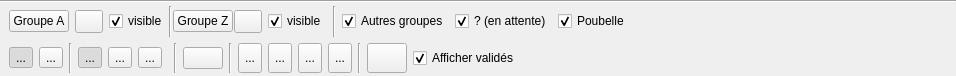
<?xml version="1.0" encoding="UTF-8"?>
<ui version="4.0">
 <class>ONF_ActionModifyVoxelSegmentationOptions</class>
 <widget class="QWidget" name="ONF_ActionModifyVoxelSegmentationOptions">
  <property name="geometry">
   <rect>
    <x>0</x>
    <y>0</y>
    <width>956</width>
    <height>76</height>
   </rect>
  </property>
  <property name="minimumSize">
   <size>
    <width>468</width>
    <height>0</height>
   </size>
  </property>
  <property name="windowTitle">
   <string>Sélection</string>
  </property>
  <layout class="QVBoxLayout" name="verticalLayout">
   <property name="spacing">
    <number>0</number>
   </property>
   <property name="leftMargin">
    <number>0</number>
   </property>
   <property name="topMargin">
    <number>0</number>
   </property>
   <property name="rightMargin">
    <number>0</number>
   </property>
   <property name="bottomMargin">
    <number>0</number>
   </property>
   <item>
    <widget class="Line" name="line_4">
     <property name="orientation">
      <enum>Qt::Horizontal</enum>
     </property>
    </widget>
   </item>
   <item>
    <widget class="QWidget" name="widget_2" native="true">
     <layout class="QHBoxLayout" name="horizontalLayout">
      <property name="topMargin">
       <number>3</number>
      </property>
      <property name="bottomMargin">
       <number>3</number>
      </property>
      <item>
       <widget class="QWidget" name="widget_5" native="true">
        <layout class="QHBoxLayout" name="horizontalLayout_5">
         <property name="spacing">
          <number>1</number>
         </property>
         <property name="leftMargin">
          <number>0</number>
         </property>
         <property name="topMargin">
          <number>0</number>
         </property>
         <property name="rightMargin">
          <number>0</number>
         </property>
         <property name="bottomMargin">
          <number>0</number>
         </property>
         <item>
          <widget class="QPushButton" name="pb_SetSceneA">
           <property name="sizePolicy">
            <sizepolicy hsizetype="Minimum" vsizetype="Fixed">
             <horstretch>0</horstretch>
             <verstretch>0</verstretch>
            </sizepolicy>
           </property>
           <property name="maximumSize">
            <size>
             <width>60</width>
             <height>16777215</height>
            </size>
           </property>
           <property name="text">
            <string>Groupe A</string>
           </property>
          </widget>
         </item>
        </layout>
       </widget>
      </item>
      <item>
       <widget class="QPushButton" name="pb_ColorA">
        <property name="maximumSize">
         <size>
          <width>28</width>
          <height>23</height>
         </size>
        </property>
        <property name="text">
         <string/>
        </property>
        <property name="icon">
         <iconset resource="../../../../computreev3/pluginbase/resource.qrc">
          <normaloff>:/icons/triple-color-icon.png</normaloff>:/icons/triple-color-icon.png</iconset>
        </property>
       </widget>
      </item>
      <item>
       <widget class="QWidget" name="widget_6" native="true">
        <layout class="QHBoxLayout" name="horizontalLayout_6">
         <property name="spacing">
          <number>1</number>
         </property>
         <property name="leftMargin">
          <number>0</number>
         </property>
         <property name="topMargin">
          <number>0</number>
         </property>
         <property name="rightMargin">
          <number>0</number>
         </property>
         <property name="bottomMargin">
          <number>0</number>
         </property>
         <item>
          <widget class="QCheckBox" name="cb_Avisible">
           <property name="text">
            <string>visible</string>
           </property>
           <property name="checked">
            <bool>true</bool>
           </property>
          </widget>
         </item>
         <item>
          <widget class="Line" name="line_8">
           <property name="orientation">
            <enum>Qt::Vertical</enum>
           </property>
          </widget>
         </item>
         <item>
          <widget class="QPushButton" name="pb_SetSceneB">
           <property name="maximumSize">
            <size>
             <width>60</width>
             <height>16777215</height>
            </size>
           </property>
           <property name="text">
            <string>Groupe Z</string>
           </property>
          </widget>
         </item>
         <item>
          <widget class="QPushButton" name="pb_ColorB">
           <property name="maximumSize">
            <size>
             <width>28</width>
             <height>23</height>
            </size>
           </property>
           <property name="text">
            <string/>
           </property>
           <property name="icon">
            <iconset resource="../../../../computreev3/pluginbase/resource.qrc">
             <normaloff>:/icons/triple-color-icon.png</normaloff>:/icons/triple-color-icon.png</iconset>
           </property>
          </widget>
         </item>
        </layout>
       </widget>
      </item>
      <item>
       <widget class="QWidget" name="wid_sceneMode" native="true">
        <layout class="QHBoxLayout" name="horizontalLayout_3">
         <property name="leftMargin">
          <number>0</number>
         </property>
         <property name="topMargin">
          <number>0</number>
         </property>
         <property name="rightMargin">
          <number>0</number>
         </property>
         <property name="bottomMargin">
          <number>0</number>
         </property>
         <item>
          <widget class="QCheckBox" name="cb_Bvisible">
           <property name="text">
            <string>visible</string>
           </property>
           <property name="checked">
            <bool>true</bool>
           </property>
          </widget>
         </item>
         <item>
          <widget class="Line" name="line_3">
           <property name="orientation">
            <enum>Qt::Vertical</enum>
           </property>
          </widget>
         </item>
         <item>
          <widget class="QWidget" name="widget_4" native="true">
           <layout class="QHBoxLayout" name="horizontalLayout_8">
            <property name="leftMargin">
             <number>0</number>
            </property>
            <property name="topMargin">
             <number>0</number>
            </property>
            <property name="rightMargin">
             <number>0</number>
            </property>
            <property name="bottomMargin">
             <number>0</number>
            </property>
            <item>
             <widget class="QCheckBox" name="cb_othersVisible">
              <property name="text">
               <string>Autres groupes</string>
              </property>
              <property name="checked">
               <bool>true</bool>
              </property>
             </widget>
            </item>
            <item>
             <widget class="QCheckBox" name="cb_tmpVisible">
              <property name="text">
               <string>? (en attente)</string>
              </property>
              <property name="checked">
               <bool>true</bool>
              </property>
             </widget>
            </item>
            <item>
             <widget class="QCheckBox" name="cb_trashVisible">
              <property name="text">
               <string>Poubelle</string>
              </property>
              <property name="checked">
               <bool>true</bool>
              </property>
             </widget>
            </item>
           </layout>
          </widget>
         </item>
        </layout>
       </widget>
      </item>
      <item>
       <spacer name="horizontalSpacer_2">
        <property name="orientation">
         <enum>Qt::Horizontal</enum>
        </property>
        <property name="sizeHint" stdset="0">
         <size>
          <width>40</width>
          <height>20</height>
         </size>
        </property>
       </spacer>
      </item>
     </layout>
    </widget>
   </item>
   <item>
    <widget class="QWidget" name="widget" native="true">
     <layout class="QHBoxLayout" name="horizontalLayout_2">
      <property name="topMargin">
       <number>3</number>
      </property>
      <property name="bottomMargin">
       <number>3</number>
      </property>
      <item>
       <widget class="QWidget" name="widget_3" native="true">
        <layout class="QHBoxLayout" name="horizontalLayout_4">
         <property name="leftMargin">
          <number>0</number>
         </property>
         <property name="topMargin">
          <number>0</number>
         </property>
         <property name="rightMargin">
          <number>0</number>
         </property>
         <property name="bottomMargin">
          <number>0</number>
         </property>
         <item>
          <widget class="QToolButton" name="toolButtonSelectOne">
           <property name="toolTip">
            <string>Sélectionner un élément</string>
           </property>
           <property name="text">
            <string>...</string>
           </property>
           <property name="icon">
            <iconset resource="../../../../computreev3/pluginbase/resource.qrc">
             <normaloff>:/icons/cursor.png</normaloff>
             <normalon>:/icons/cursor_checked.png</normalon>:/icons/cursor.png</iconset>
           </property>
           <property name="iconSize">
            <size>
             <width>24</width>
             <height>24</height>
            </size>
           </property>
           <property name="checkable">
            <bool>true</bool>
           </property>
           <property name="checked">
            <bool>true</bool>
           </property>
           <attribute name="buttonGroup">
            <string notr="true">buttonGroupSelection</string>
           </attribute>
          </widget>
         </item>
         <item>
          <widget class="QToolButton" name="toolButtonSelectMulti">
           <property name="toolTip">
            <string>Sélectionner de multiple éléments</string>
           </property>
           <property name="text">
            <string>...</string>
           </property>
           <property name="icon">
            <iconset resource="../../../../computreev3/pluginbase/resource.qrc">
             <normaloff>:/icons/cursor_multi.png</normaloff>
             <normalon>:/icons/cursor_multi_Checked.png</normalon>:/icons/cursor_multi.png</iconset>
           </property>
           <property name="iconSize">
            <size>
             <width>24</width>
             <height>24</height>
            </size>
           </property>
           <property name="checkable">
            <bool>true</bool>
           </property>
           <attribute name="buttonGroup">
            <string notr="true">buttonGroupSelection</string>
           </attribute>
          </widget>
         </item>
         <item>
          <widget class="Line" name="line_2">
           <property name="orientation">
            <enum>Qt::Vertical</enum>
           </property>
          </widget>
         </item>
         <item>
          <widget class="QToolButton" name="toolButtonReplaceMode">
           <property name="toolTip">
            <string>Remplacer la séléction</string>
           </property>
           <property name="text">
            <string>...</string>
           </property>
           <property name="icon">
            <iconset resource="../../../../computreev3/pluginbase/resource.qrc">
             <normaloff>:/icons/select_replaceMode.png</normaloff>
             <normalon>:/icons/select_replaceMode_checked.png</normalon>:/icons/select_replaceMode.png</iconset>
           </property>
           <property name="iconSize">
            <size>
             <width>24</width>
             <height>24</height>
            </size>
           </property>
           <property name="checkable">
            <bool>true</bool>
           </property>
           <property name="checked">
            <bool>true</bool>
           </property>
           <attribute name="buttonGroup">
            <string notr="true">buttonGroupMode</string>
           </attribute>
          </widget>
         </item>
         <item>
          <widget class="QToolButton" name="toolButtonAddMode">
           <property name="toolTip">
            <string>Ajouter à la séléction</string>
           </property>
           <property name="text">
            <string>...</string>
           </property>
           <property name="icon">
            <iconset resource="../../../../computreev3/pluginbase/resource.qrc">
             <normaloff>:/icons/select_addMode.png</normaloff>
             <normalon>:/icons/select_addMode_checked.png</normalon>:/icons/select_addMode.png</iconset>
           </property>
           <property name="iconSize">
            <size>
             <width>24</width>
             <height>24</height>
            </size>
           </property>
           <property name="checkable">
            <bool>true</bool>
           </property>
           <attribute name="buttonGroup">
            <string notr="true">buttonGroupMode</string>
           </attribute>
          </widget>
         </item>
         <item>
          <widget class="QToolButton" name="toolButtonRemoveMode">
           <property name="toolTip">
            <string>Supprimer de la séléction</string>
           </property>
           <property name="text">
            <string>...</string>
           </property>
           <property name="icon">
            <iconset resource="../../../../computreev3/pluginbase/resource.qrc">
             <normaloff>:/icons/select_removeMode.png</normaloff>
             <normalon>:/icons/select_removeMode_checked.png</normalon>:/icons/select_removeMode.png</iconset>
           </property>
           <property name="iconSize">
            <size>
             <width>24</width>
             <height>24</height>
            </size>
           </property>
           <property name="checkable">
            <bool>true</bool>
           </property>
           <attribute name="buttonGroup">
            <string notr="true">buttonGroupMode</string>
           </attribute>
          </widget>
         </item>
        </layout>
       </widget>
      </item>
      <item>
       <widget class="QWidget" name="widget_7" native="true">
        <layout class="QHBoxLayout" name="horizontalLayout_7">
         <property name="spacing">
          <number>7</number>
         </property>
         <property name="leftMargin">
          <number>0</number>
         </property>
         <property name="topMargin">
          <number>0</number>
         </property>
         <property name="rightMargin">
          <number>0</number>
         </property>
         <property name="bottomMargin">
          <number>0</number>
         </property>
        </layout>
       </widget>
      </item>
      <item>
       <widget class="Line" name="line_6">
        <property name="orientation">
         <enum>Qt::Vertical</enum>
        </property>
       </widget>
      </item>
      <item>
       <widget class="QPushButton" name="pb_extend">
        <property name="text">
         <string/>
        </property>
        <property name="icon">
         <iconset resource="../../../../computreev3/pluginbase/resource.qrc">
          <normaloff>:/icons/colonize.png</normaloff>:/icons/colonize.png</iconset>
        </property>
        <property name="iconSize">
         <size>
          <width>24</width>
          <height>24</height>
         </size>
        </property>
       </widget>
      </item>
      <item>
       <widget class="Line" name="line_7">
        <property name="orientation">
         <enum>Qt::Vertical</enum>
        </property>
       </widget>
      </item>
      <item>
       <widget class="QToolButton" name="pb_toA">
        <property name="maximumSize">
         <size>
          <width>40</width>
          <height>30</height>
         </size>
        </property>
        <property name="text">
         <string>...</string>
        </property>
        <property name="icon">
         <iconset resource="../../../../computreev3/pluginbase/resource.qrc">
          <normaloff>:/icons/toA.png</normaloff>:/icons/toA.png</iconset>
        </property>
        <property name="iconSize">
         <size>
          <width>35</width>
          <height>24</height>
         </size>
        </property>
       </widget>
      </item>
      <item>
       <widget class="QToolButton" name="pb_toB">
        <property name="maximumSize">
         <size>
          <width>40</width>
          <height>30</height>
         </size>
        </property>
        <property name="text">
         <string>...</string>
        </property>
        <property name="icon">
         <iconset resource="../../../../computreev3/pluginbase/resource.qrc">
          <normaloff>:/icons/toA.png</normaloff>:/icons/toA.png</iconset>
        </property>
        <property name="iconSize">
         <size>
          <width>35</width>
          <height>24</height>
         </size>
        </property>
       </widget>
      </item>
      <item>
       <widget class="QToolButton" name="pb_toTmp">
        <property name="maximumSize">
         <size>
          <width>40</width>
          <height>30</height>
         </size>
        </property>
        <property name="text">
         <string>...</string>
        </property>
        <property name="icon">
         <iconset resource="../../../../computreev3/pluginbase/resource.qrc">
          <normaloff>:/icons/toTmp.png</normaloff>:/icons/toTmp.png</iconset>
        </property>
        <property name="iconSize">
         <size>
          <width>35</width>
          <height>24</height>
         </size>
        </property>
       </widget>
      </item>
      <item>
       <widget class="QToolButton" name="pb_toTrash">
        <property name="maximumSize">
         <size>
          <width>40</width>
          <height>30</height>
         </size>
        </property>
        <property name="text">
         <string>...</string>
        </property>
        <property name="icon">
         <iconset resource="../../../../computreev3/pluginbase/resource.qrc">
          <normaloff>:/icons/toTrash.png</normaloff>:/icons/toTrash.png</iconset>
        </property>
        <property name="iconSize">
         <size>
          <width>35</width>
          <height>24</height>
         </size>
        </property>
       </widget>
      </item>
      <item>
       <widget class="Line" name="line">
        <property name="orientation">
         <enum>Qt::Vertical</enum>
        </property>
       </widget>
      </item>
      <item>
       <widget class="QPushButton" name="pb_validate">
        <property name="minimumSize">
         <size>
          <width>40</width>
          <height>30</height>
         </size>
        </property>
        <property name="text">
         <string/>
        </property>
        <property name="icon">
         <iconset resource="../../../../computreev3/pluginbase/resource.qrc">
          <normaloff>:/icons/ok.png</normaloff>:/icons/ok.png</iconset>
        </property>
       </widget>
      </item>
      <item>
       <widget class="QCheckBox" name="cb_showValidated">
        <property name="text">
         <string>Afficher validés</string>
        </property>
        <property name="checked">
         <bool>true</bool>
        </property>
       </widget>
      </item>
      <item>
       <spacer name="horizontalSpacer">
        <property name="orientation">
         <enum>Qt::Horizontal</enum>
        </property>
        <property name="sizeHint" stdset="0">
         <size>
          <width>40</width>
          <height>20</height>
         </size>
        </property>
       </spacer>
      </item>
     </layout>
    </widget>
   </item>
  </layout>
 </widget>
 <resources>
  <include location="../../../../computreev3/pluginbase/resource.qrc"/>
 </resources>
 <connections/>
 <buttongroups>
  <buttongroup name="buttonGroupSelection"/>
  <buttongroup name="buttonGroupMode"/>
 </buttongroups>
</ui>
